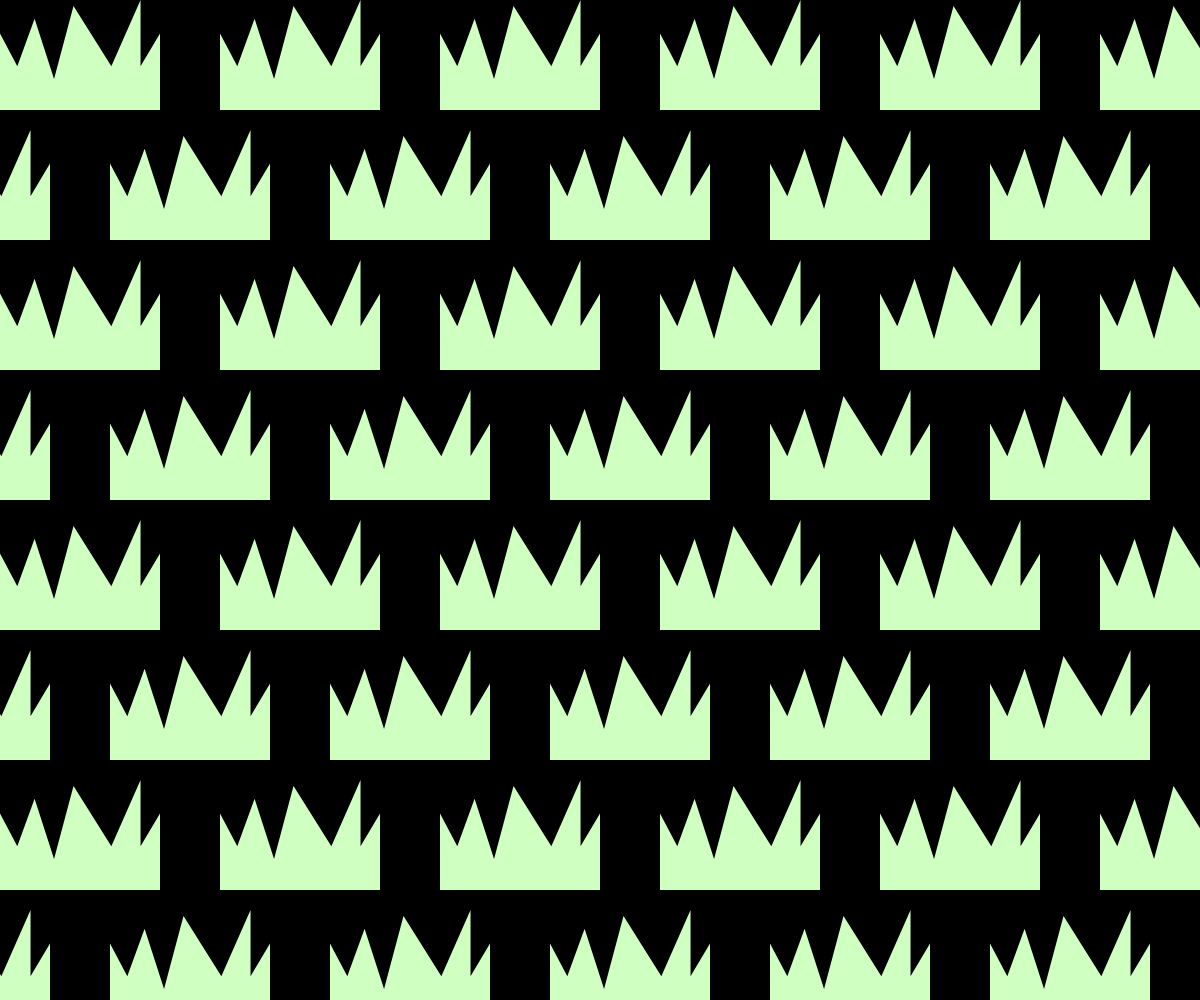
Frame 1 (no input)
Frame 60 (no input): identical to frame 1, image omitted
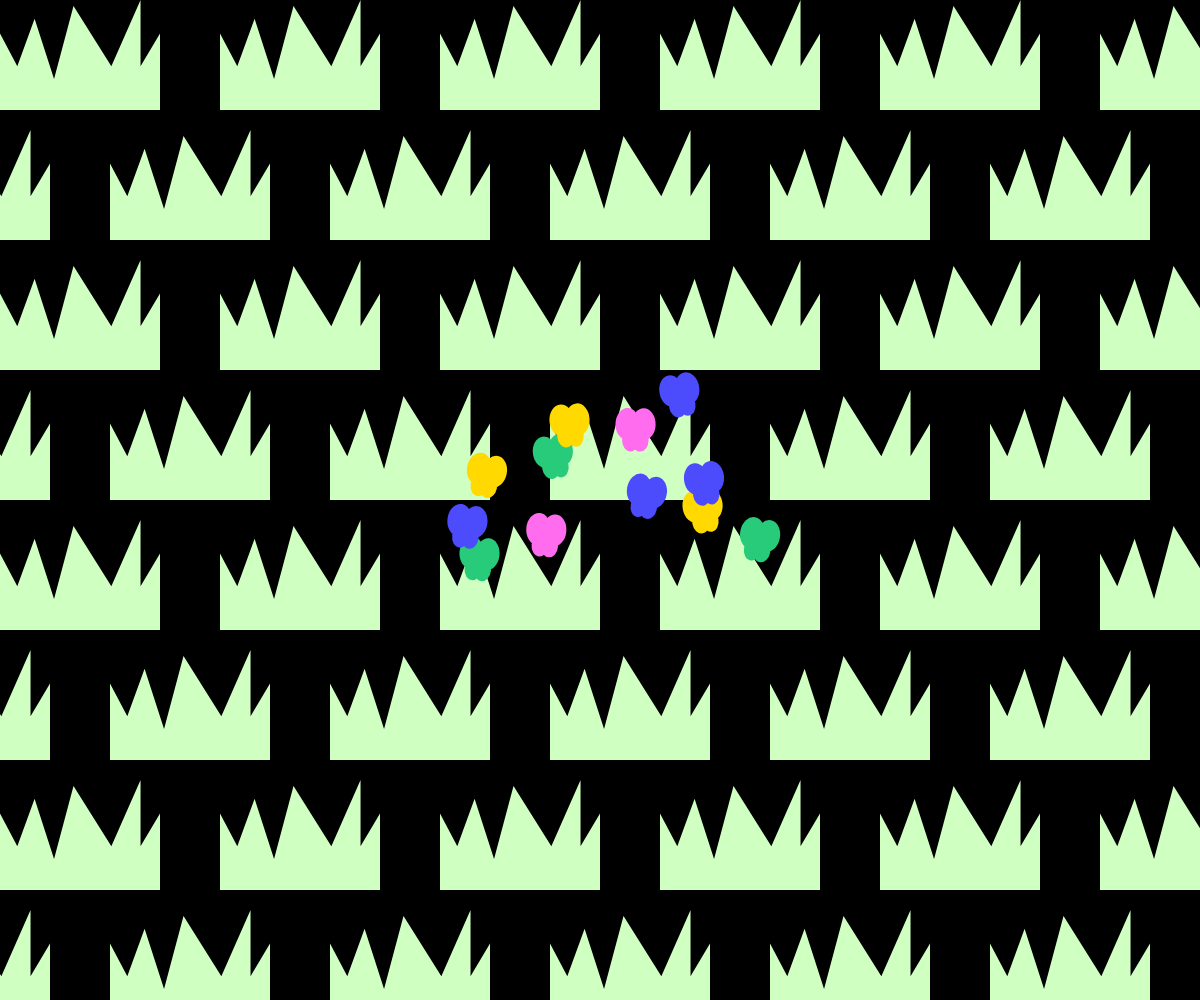
Frame 120 (the mouse pressed at the canvas centre since frame 60)

The p5.js sketch that drew these frames (run headless with seeded random() and noise() and a simulated clock; from frame 60 on, the mouse is pressed at the canvas centre):

// p5.js sketch
// ── sketch.js
let vines = [];
const num = 15;

function setup() {
  createCanvas(windowWidth, windowHeight);
}

function draw() {
  background(0);
  
  drawGrass();
  
  for (let i = vines.length - 1; i >= 0; i--) {
    let v = vines[i];
    v.update();
    v.display();
    
    if (v.isOut()) {
      vines.splice(i, 1);
    }
  }
}

function drawGrass() {
  fill('#D0FFC2');
  noStroke();

  const grassWidth = 160;
  const grassHeight = 110;
  const gapX = 60;
  const gapY = 20;
  
  for (let row = -1; row < height / (grassHeight + gapY) + 1; row++) {
    for (let col = -1; col < width / (grassWidth + gapX) + 2; col++) {
      let x = col * (grassWidth + gapX);
      let y = row * (grassHeight + gapY);
      
      if (row % 2 === 1) x += (grassWidth + gapX) / 2;
      
      drawGrassShape(x, y, grassWidth, grassHeight);
    }
  }
}

function drawGrassShape(x, y, w, h) {
  push();
  translate(x, y);
  
  const sx = w / 96;
  const sy = h / 51;
  
  beginShape();
  vertex(0, h);
  vertex(0, 15.4972 * sy);
  vertex(10.3784 * sx, 30.7127 * sy);
  vertex(20.7568 * sx, 8.73481 * sy);
  vertex(32.4324 * sx, 36.6298 * sy);
  vertex(44.1081 * sx, 2.81768 * sy);
  vertex(66.8108 * sx, 30.7127 * sy);
  vertex(84.3243 * sx, 0);
  vertex(84.3243 * sx, 30.7127 * sy);
  vertex(w, 15.4972 * sy);
  vertex(w, h);
  endShape(CLOSE);
  pop();
}

function mousePressed() {
  const numDirections = 6;
  const butsPerDirection = floor(num / numDirections);
  
  for (let d = 0; d < numDirections; d++) {
    const baseAngle = (PI / (numDirections - 1)) * d - PI; 
    for (let i = 0; i < butsPerDirection; i++) {
      const angle = baseAngle + random(-0.3, 0.3);
      const speed = random(1.5, 3.0);
      vines.push(new Vine(mouseX, mouseY, cos(angle) * speed, sin(angle) * speed));
    }
  }
}

class Vine {
  constructor(x, y, dx, dy) {
    this.x = x;
    this.y = y;
    this.dx = dx;
    this.dy = dy;
    this.size = 65;
    this.angle = 0;
    this.angleVel = random(0.1, 0.3);
    
    const colors = ['#FF6DEE', '#4C4CFC', '#27CB79', '#FFD900'];
    this.color = color(random(colors));
  }
  
  update() {
    this.size *= 0.992;
    this.dx += random(-0.2, 0.2);
    this.dy += random(-0.2, 0.2) + sin(this.angle) * 0.2;
    
    this.x += this.dx;
    this.y += this.dy;
    this.angle += this.angleVel;
  }
  
  display() {
    push();
    translate(this.x, this.y);
    rotate(sin(this.angle) * 0.2);
    
    fill(this.color);
    noStroke();
    
    const w = this.size * 0.6;
    const h = this.size * 0.8;
    const s = this.size * 0.2;
    
    ellipse(-s, -s, w, h);
    ellipse(s, -s, w, h);
    ellipse(-s * 0.6, s, w * 0.7, h * 0.7);
    ellipse(s * 0.6, s, w * 0.7, h * 0.7);
    pop();
  }
  
  isOut() {
    return (this.x < -50 || this.x > width + 50 || this.y < -50 || this.y > height + 50 || this.size < 2);
  }
}
